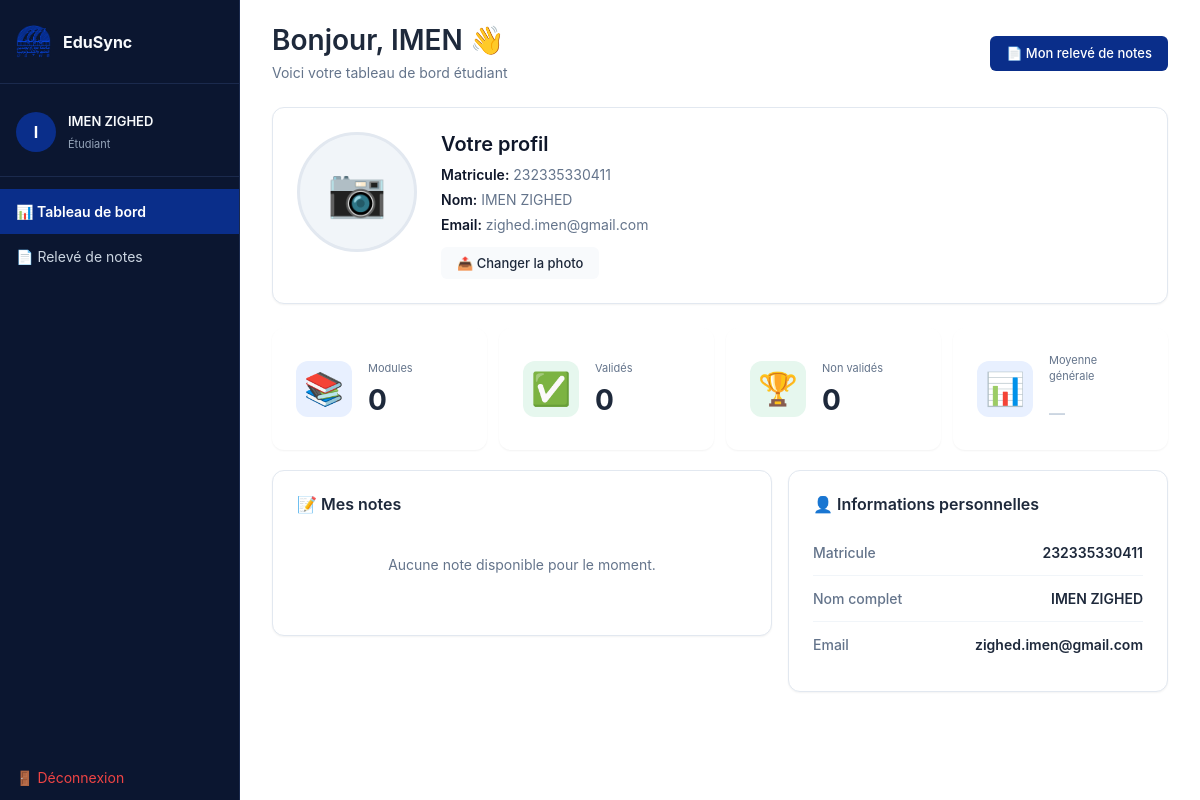
The page /student/dashboard.php (signed in) on the database as committed earlier.
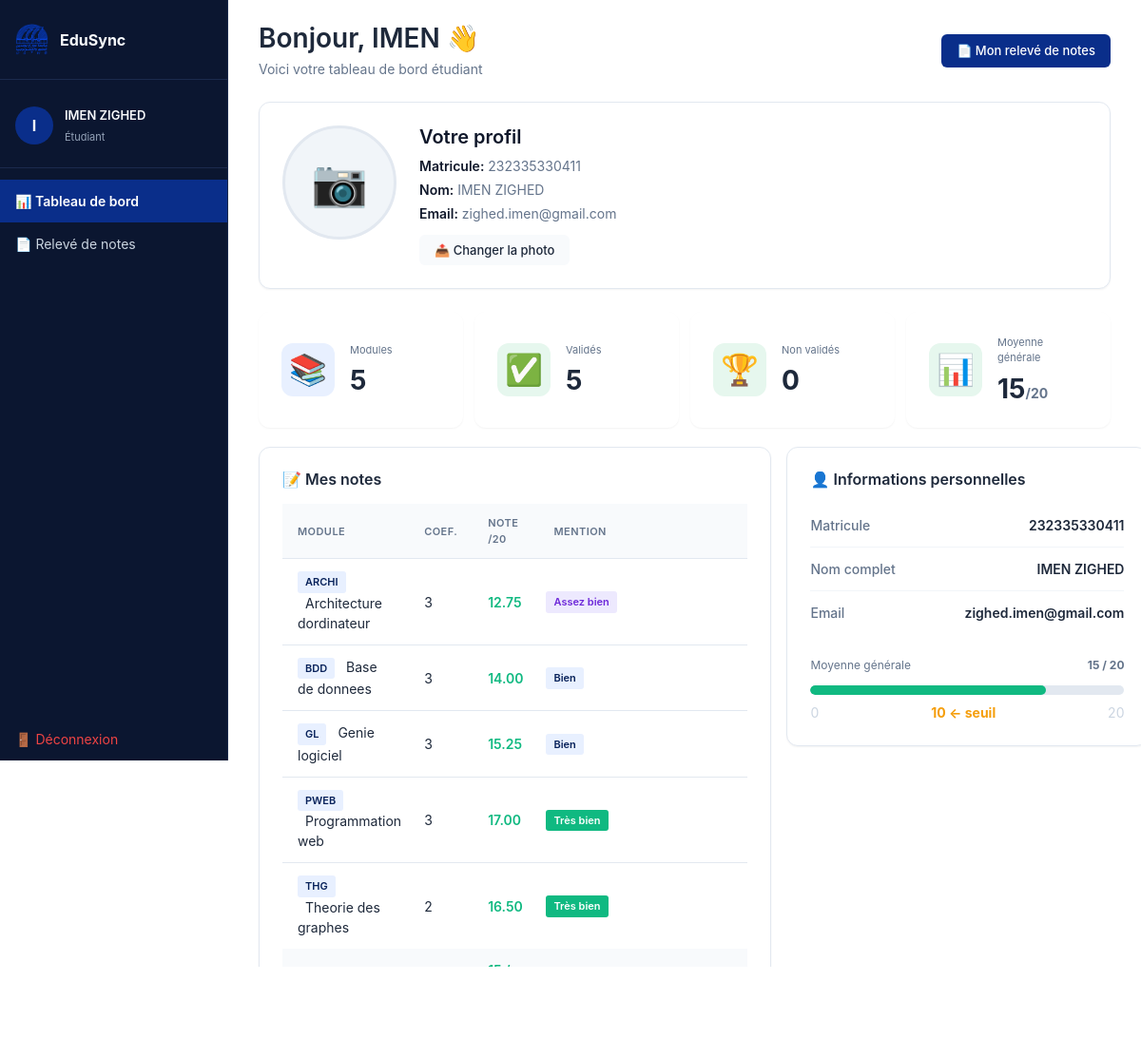
The same page on the database as committed later.
### tables this page shows
CREATE TABLE IF NOT EXISTS students (
    id          INT AUTO_INCREMENT PRIMARY KEY,
    last_name             VARCHAR(80)  NOT NULL,
    first_name            VARCHAR(80)  NOT NULL,
    email                 VARCHAR(120) NOT NULL UNIQUE,
    profile_image         VARCHAR(255) DEFAULT NULL,
    student_number        VARCHAR(20)  NOT NULL UNIQUE,
    birth_date            DATE,
    password_hash         VARCHAR(255) NOT NULL,
    must_change_password  TINYINT(1)   NOT NULL DEFAULT 1,
    last_login            DATETIME DEFAULT NULL,
    last_activity         DATETIME DEFAULT NULL,
    is_active             TINYINT(1)   NOT NULL DEFAULT 1,
    created_at            TIMESTAMP    DEFAULT CURRENT_TIMESTAMP
);

CREATE TABLE IF NOT EXISTS notes (
    id          INT AUTO_INCREMENT PRIMARY KEY,
    student_id  INT NOT NULL,
    module_id   INT NOT NULL,
    grade       DECIMAL(4,2) NOT NULL CHECK (grade >= 0 AND grade <= 20),
    academic_year VARCHAR(10) NOT NULL DEFAULT '2025/2026',
UNIQUE KEY uq_note (student_id, module_id, academic_year),
    FOREIGN KEY (student_id) REFERENCES students(id)
        ON DELETE CASCADE,
    FOREIGN KEY (module_id)  REFERENCES modules(id)
        ON DELETE CASCADE
);

CREATE TABLE IF NOT EXISTS modules (
    id          INT AUTO_INCREMENT PRIMARY KEY,
    code          VARCHAR(20) NOT NULL UNIQUE,
    title       VARCHAR(150) NOT NULL,
    coefficient   INT NOT NULL DEFAULT 1,
    teacher_id  INT NOT NULL,         
    FOREIGN KEY (teacher_id) REFERENCES teachers(id)
        ON DELETE CASCADE
);

### student/dashboard.php (the view, shortened to what this page needs)
<?php
require_once '../config/db.php';
$student_id = $_SESSION['user_id'];
$stmt = $pdo->prepare("
    SELECT id, student_number, first_name, last_name, email, profile_image
    FROM students
    WHERE id = ?
");
$stmt->execute([$student_id]);
$student = $stmt->fetch();
$stmt = $pdo->prepare("
    SELECT n.grade,
           m.title AS module_name, m.code, m.coefficient
    FROM notes n
    JOIN modules m ON n.module_id = m.id
    WHERE n.student_id = ?
    ORDER BY m.code ASC
");
$stmt->execute([$student_id]);
$notes = $stmt->fetchAll();
$average      = null;
$total_score  = 0;
$total_weight = 0;
foreach ($notes as $n) {
    $total_score  += $n['grade'] * $n['coefficient'];
    $total_weight += $n['coefficient'];
}
if ($total_weight > 0) {
    $average = round($total_score / $total_weight, 2);
}
$passed = count(array_filter($notes, fn($n) => $n['grade'] >= 10));
$failed = count($notes) - $passed;
require_once '../includes/student_header.php';
?>
<div class="student-page-header">
    <div>
        <h1>Bonjour, <?= htmlspecialchars($student['first_name']) ?> 👋</h1>
        <p>Voici votre tableau de bord étudiant</p>
    </div>
    <a href="releve.php" class="btn btn-primary">📄 Mon relevé de notes</a>
</div>
<div class="card student-profile-card">
    <div class="profile-content">
        <div class="profile-image-container">
            <div id="profile-image-container" class="profile-avatar">
                <?php if ($student['profile_image']): ?>
                    <img src="../assets/uploads/student_profiles/<?= htmlspecialchars($student['profile_image']) ?>" alt="Profil">
                <?php else: ?>
                    <span>📷</span>
                <?php endif; ?>
            </div>
        </div>
        <div class="profile-info">
            <h3>Votre profil</h3>
            <p>
                <strong>Matricule:</strong> <?= htmlspecialchars($student['student_number']) ?>
            </p>
            <p>
                <strong>Nom:</strong> <?= htmlspecialchars($student['first_name'] . ' ' . $student['last_name']) ?>
            </p>
            <p>
                <strong>Email:</strong> <?= htmlspecialchars($student['email']) ?>
            </p>
            <div class="profile-actions">
                <button onclick="document.getElementById('profile-image-input').click();" class="btn btn-secondary">
                    📤 Changer la photo
                </button>
            </div>
        </div>
    </div>
</div>
<div class="stats-grid">
    <div class="stat-card">
        <div class="stat-icon blue">📚</div>
        <div class="stat-info">
            <p>Modules</p>
            <h2><?= count($notes) ?></h2>
        </div>
    </div>
    <div class="stat-card">
        <div class="stat-icon green">✅</div>
        <div class="stat-info">
            <p>Validés</p>
            <h2><?= $passed ?></h2>
        </div>
    </div>
    <div class="stat-card">
        <div class="stat-icon <?= $failed > 0 ? 'coral' : 'green' ?>">
            <?= $failed > 0 ? '❌' : '🏆' ?>
        </div>
        <div class="stat-info">
            <p>Non validés</p>
            <h2><?= $failed ?></h2>
        </div>
    </div>
    <div class="stat-card">
        <div class="stat-icon <?= $average === null ? 'blue' : ($average >= 10 ? 'green' : 'coral') ?>">
            📊
        </div>
        <div class="stat-info">
            <p>Moyenne générale</p>
            <h2>
                <?php if ($average !== null): ?>
                    <?= $average ?><small class="text-md text-secondary">/20</small>
                <?php else: ?>
                    <span class="text-lg text-muted">—</span>
                <?php endif; ?>
            </h2>
        </div>
    </div>
</div>
<div class="dashboard-grid">
    <div class="card">
        <h3>📝 Mes notes</h3>
        <?php if (empty($notes)): ?>
            <p class="empty-state text-secondary mb-0">
                Aucune note disponible pour le moment.
            </p>
        <?php else: ?>
        <table>
            <thead>
                <tr>
                    <th>Module</th>
                    <th>Coef.</th>
                    <th>Note /20</th>
                    <th>Mention</th>
                </tr>
            </thead>
            <tbody>
                <?php foreach ($notes as $n): ?>
                <tr>
                    <td>
                        <span class="badge blue"><?= htmlspecialchars($n['code']) ?></span>
                        <span class="ml-1">
                            <?= htmlspecialchars($n['module_name']) ?>
                        </span>
                    </td>
                    <td><?= $n['coefficient'] ?></td>
                    <td>
                        <strong class="<?= $n['grade'] >= 10 ? 'grade-pass' : 'grade-fail' ?>">
                            <?= number_format($n['grade'], 2) ?>
                        </strong>
                    </td>
                    <td><?= mention($n['grade']) ?></td>
                </tr>
                <?php endforeach; ?>
            </tbody>
            <?php if ($average !== null): ?>
            <tfoot>
                <tr class="bg-secondary font-bold">
                    <td colspan="2">Moyenne pondérée</td>
                    <td class="<?= $average >= 10 ? 'grade-pass' : 'grade-fail' ?>">
                        <?= $average ?> / 20
                    </td>
                    <td>
                        <?php if ($average >= 10): ?>
                            <span class="badge green">✅ Admis</span>
                        <?php else: ?>
                            <span class="badge red">❌ Ajourné</span>
                        <?php endif; ?>
                    </td>
                </tr>
            </tfoot>
            <?php endif; ?>
        </table>
        <?php endif; ?>
    </div>
    <div class="card">
        <h3>👤 Informations personnelles</h3>
        <div class="info-list">
            <div class="info-row">
                <span class="info-label">Matricule</span>
                <span class="info-value">
                    <?= htmlspecialchars($student['student_number']) ?>
                </span>
            </div>
            <div class="info-row">
                <span class="info-label">Nom complet</span>
                <span class="info-value">
                    <?= htmlspecialchars($student['first_name'].' '.$student['last_name']) ?>
                </span>
            </div>
            <div class="info-row">
                <span class="info-label">Email</span>
                <span class="info-value">
                    <?= htmlspecialchars($student['email']) ?>
                </span>
            </div>
        </div>
        <?php if ($average !== null): ?>
        <div class="mt-2xl">
            <div class="flex-between mb-md text-sm text-secondary">
                <span>Moyenne générale</span>
                <strong><?= $average ?> / 20</strong>
            </div>
            <div class="progress-bar-bg">
                <div class="progress-bar-fill <?= $average >= 10 ? 'pass' : 'fail' ?>"
                     style="width: <?= ($average / 20) * 100 ?>%">
                </div>
            </div>
            <div class="flex-between text-xs text-muted mt-sm">
                <span>0</span>
                <span class="font-bold text-warning">10 ← seuil</span>
                <span>20</span>
            </div>
        </div>
        <?php endif; ?>
    </div>
</div>
<?php
function mention($grade) {
    if ($grade >= 16) return '<span class="badge green mention mention-excellent">Très bien</span>';
    if ($grade >= 14) return '<span class="badge blue mention mention-very-good">Bien</span>';
    if ($grade >= 12) return '<span class="badge purple mention mention-good">Assez bien</span>';
    return '<span class="badge red mention mention-failed">Insuffisant</span>';
}
?>
<?php require_once '../includes/student_footer.php'; ?>

### includes/student_header.php (shortened to what this page needs)
<!DOCTYPE html>
<html lang="fr">
<head>
    <link rel="stylesheet" href="../assets/css/main.css">
    <link rel="stylesheet" href="../assets/css/colors.css">
    <link rel="stylesheet" href="../assets/css/student.css">
</head>
<body>
<div class="layout">
    <aside class="sidebar">
        <div class="sidebar-brand"><img src="../assets/images/USTHB.png" alt="Logo" class="sidebar-img">
                EduSync</div>
        <?php
        $current_page = basename($_SERVER['PHP_SELF']);
        require_once __DIR__ . '/../config/db.php';
        $stmt = $pdo->prepare("SELECT profile_image FROM students WHERE id = ?");
        $stmt->execute([$_SESSION['user_id']]);
        $student_data = $stmt->fetch();
        $profile_image = $student_data['profile_image'] ?? null;
        ?>
        <div class="sidebar-user">
            <div class="sidebar-user-avatar">
                <?php if ($profile_image): ?>
                    <img src="../assets/uploads/student_profiles/<?= htmlspecialchars($profile_image) ?>" alt="Profil" style="width: 100%; height: 100%; object-fit: cover; border-radius: 50%;">
                <?php else: ?>
                    <?= strtoupper(substr($_SESSION['user_name'], 0, 1)) ?>
                <?php endif; ?>
            </div>
            <div class="sidebar-user-info">
                <span class="sidebar-user-name">
                    <?= htmlspecialchars($_SESSION['user_name']) ?>
                </span>
                <span class="sidebar-user-role">Étudiant</span>
            </div>
        </div>
        <nav>
            <a href="dashboard.php"
               class="<?= $current_page === 'dashboard.php' ? 'active' : '' ?>">
               📊 Tableau de bord
            </a>
            <a href="releve.php"
               class="<?= $current_page === 'releve.php' ? 'active' : '' ?>">
               📄 Relevé de notes
            </a>
            <a href="../auth/logout.php" class="logout">
               🚪 Déconnexion
            </a>
        </nav>
    </aside>
    <main class="main-content">

### includes/student_footer.php (shortened to what this page needs)
</main>
</div>
</body>
</html>

### assets/css/colors.css (style rules this page uses)
:root { --primary: #3b82f6; --primary-light: #eff6ff; --success: #10b981; --success-dark: #166534; --success-light: #16a34a; --danger: #ef4444; --danger-dark: #991b1b; --warning: #f59e0b; --warning-light: #fbbf24; --info: #06b6d4; --dark: #0f172a; --gray-100: #f1f5f9; --gray-200: #e2e8f0; --gray-300: #cbd5e1; --gray-400: #94a3b8; --gray-500: #64748b; --gray-600: #475569; --light: #f8fafc; --online: #10b981; --offline: #cbd5e1; --offline-text: #475569; --never: #94a3b8; }
.badge { display: inline-block; padding: 3px 8px; border-radius: 3px; font-size: 11px; font-weight: 600; text-align: center; }
.badge.green { background: var(--success); color: white; }

### assets/css/student.css (style rules this page uses)
.student-page-header { display: flex; justify-content: space-between; align-items: center; margin-bottom: 24px; }
.student-page-header h1 { margin: 0; font-size: 28px; }
.student-page-header p { margin: 4px 0 0; color: var(--gray-500); }
.student-profile-card { margin-bottom: 24px; }
.profile-content { display: flex; gap: 24px; align-items: start; }
.profile-image-container { flex-shrink: 0; }
.profile-avatar { width: 120px; height: 120px; border-radius: 50%; overflow: hidden; background: var(--gray-100); border: 3px solid var(--gray-200); display: flex; align-items: center; justify-content: center; font-size: 48px; }
.profile-info { flex: 1; }
.profile-info h3 { margin: 0 0 8px; font-size: 20px; color: var(--dark); }
.profile-info p { margin: 0 0 4px; color: var(--gray-500); font-size: 14px; }
.profile-info strong { color: var(--dark); font-weight: 600; }
.profile-actions { display: flex; gap: 8px; align-items: center; margin-top: 12px; }
.stats-grid { display: grid; grid-template-columns: repeat(auto-fit, minmax(160px, 1fr)); gap: 12px; margin-bottom: 20px; }

### assets/css/variables.css (style rules this page uses)
:root { --color-primary: #0A2E8A; --color-primary-dark: #08225a; --color-primary-light: #e8f0ff; --color-text: #1e293b; --color-text-secondary: #64748b; --color-text-tertiary: #94a3b8; --color-bg-white: #fff; --color-bg-secondary: #f8fafc; --color-bg-dark: #0f172a; --color-border: #d1d5db; --color-border-light: #e2e8f0; --color-green: #10b981; --color-green-light: #e6f7ee; --color-amber: #f59e0b; --color-amber-light: #fef3e0; --color-red: #ef4444; --color-red-light: #fee2e2; --color-purple: #8b5cf6; --color-purple-light: #ede9fe; --color-coral: #ff6b6b; --color-coral-light: #ffe0e0; --shadow-sm: 0 1px 2px rgba(0, 0, 0, 0.05); --shadow-md: 0 4px 6px rgba(0, 0, 0, 0.1); --shadow-lg: 0 10px 40px rgba(0, 0, 0, 0.2); --radius-md: 6px; --radius-lg: 12px; --font-family: -apple-system, BlinkMacSystemFont, "Segoe UI", Roboto, "Helvetica Neue", Arial, sans-serif; --font-size-xs: 11px; --font-size-sm: 12px; --font-size-base: 13px; --font-size-md: 14px; --font-size-lg: 16px; --font-size-xl: 18px; --font-size-2xl: 24px; --font-size-3xl: 28px; --spacing-xs: 4px; --spacing-sm: 8px; --spacing-md: 12px; --spacing-lg: 16px; --spacing-xl: 20px; --spacing-2xl: 24px; --spacing-3xl: 32px; --transition-fast: 0.15s ease; --transition-normal: 0.3s ease; --transition-slow: 0.6s ease; --sidebar-width: 240px; --navbar-height: 62px; --max-content-width: 1040px; }

### assets/css/global.css (style rules this page uses)
* { margin: 0; padding: 0; box-sizing: border-box; }
html { scroll-behavior: smooth; }
body { font-family: var(--font-family); font-size: var(--font-size-md); color: var(--color-text); background: var(--color-bg-white); line-height: 1.5; }
h1, h2, h3, h4, h5, h6 { font-weight: 600; line-height: 1.2; }
h1 { font-size: var(--font-size-3xl); }
h2 { font-size: var(--font-size-2xl); }
h3 { font-size: var(--font-size-lg); }
p { margin-bottom: var(--spacing-md); }
a { color: inherit; text-decoration: none; transition: color var(--transition-fast); }
table { width: 100%; border-collapse: collapse; font-size: var(--font-size-md); }
thead tr { background: var(--color-bg-secondary); }
th, td { padding: var(--spacing-md) var(--spacing-lg); text-align: left; border-bottom: 1px solid var(--color-border-light); }
th { font-weight: 600; color: var(--color-text-secondary); font-size: var(--font-size-xs); text-transform: uppercase; letter-spacing: 0.04em; }
tr:last-child td { border-bottom: none; }

Rows that differ between the two databases and show on the page:
added notes: module.code "ARCHI", module.title "Architecture dordinateur", module.coefficient "3", grade "12.75", shows "Assez bien"
added notes: module.code "BDD", module.title "Base de donnees", module.coefficient "3", grade "14.00", shows "Bien"
added notes: module.code "GL", module.title "Genie logiciel", module.coefficient "3", grade "15.25", shows "Bien"
added notes: module.code "PWEB", module.title "Programmation web", module.coefficient "3", grade "17.00", shows "Très bien"
added notes: module.code "THG", module.title "Theorie des graphes", module.coefficient "2", grade "16.50", shows "Très bien"
Other text that changed with them:
count($notes): "0" → "5"
$passed: "0" → "5"
$average: (not shown) → "15"
text no longer shown: "— Aucune note disponible pour le moment."
text now shown: "/20 MODULE COEF. NOTE /20 MENTION / 20 Moyenne générale / 20 0 10 ← seuil 20"
